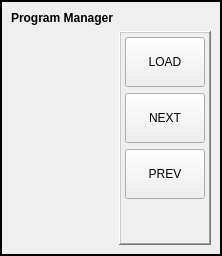
          <widget class="QWidget" name="loadPage">
           <layout class="QVBoxLayout" name="verticalLayout_12">
            <property name="leftMargin">
             <number>0</number>
            </property>
            <property name="topMargin">
             <number>0</number>
            </property>
            <property name="rightMargin">
             <number>0</number>
            </property>
            <property name="bottomMargin">
             <number>0</number>
            </property>
            <item>
             <widget class="ScreenOptions" name="screen_options">
              <property name="focusOverlay_option" stdset="0">
               <bool>true</bool>
              </property>
              <property name="entryDialog_option" stdset="0">
               <bool>true</bool>
              </property>
              <property name="toolDialog_option" stdset="0">
               <bool>true</bool>
              </property>
              <property name="fileDialog_option" stdset="0">
               <bool>true</bool>
              </property>
              <property name="versaProbeDialog_option" stdset="0">
               <bool>false</bool>
              </property>
              <property name="macroTabDialog_option" stdset="0">
               <bool>false</bool>
              </property>
              <property name="camViewDialog_option" stdset="0">
               <bool>true</bool>
              </property>
              <property name="toolOffsetDialog_option" stdset="0">
               <bool>true</bool>
              </property>
              <property name="originOffsetDialog_option" stdset="0">
               <bool>true</bool>
              </property>
              <property name="calculatorDialog_option" stdset="0">
               <bool>true</bool>
              </property>
              <property name="machineLogDialog_option" stdset="0">
               <bool>true</bool>
              </property>
              <property name="runFromLineDialog_option" stdset="0">
               <bool>true</bool>
              </property>
              <layout class="QVBoxLayout" name="verticalLayout_15">
               <property name="spacing">
                <number>0</number>
               </property>
               <property name="leftMargin">
                <number>0</number>
               </property>
               <property name="topMargin">
                <number>0</number>
               </property>
               <property name="rightMargin">
                <number>0</number>
               </property>
               <property name="bottomMargin">
                <number>0</number>
               </property>
               <item>
                <widget class="QFrame" name="frame_11">
                 <property name="frameShape">
                  <enum>QFrame::WinPanel</enum>
                 </property>
                 <property name="frameShadow">
                  <enum>QFrame::Plain</enum>
                 </property>
                 <layout class="QGridLayout" name="gridLayout_3">
                  <item row="0" column="0">
                   <widget class="QLabel" name="label_21">
                    <property name="text">
                     <string>&lt;html&gt;&lt;head/&gt;&lt;body&gt;&lt;p&gt;&lt;span style=&quot; font-weight:600;&quot;&gt;Program Manager&lt;/span&gt;&lt;/p&gt;&lt;/body&gt;&lt;/html&gt;</string>
                    </property>
                   </widget>
                  </item>
                  <item row="1" column="0">
                   <widget class="FileManager" name="filemanager">
                    <property name="sizePolicy">
                     <sizepolicy hsizetype="Preferred" vsizetype="Preferred">
                      <horstretch>0</horstretch>
                      <verstretch>0</verstretch>
                     </sizepolicy>
                    </property>
                    <property name="minimumSize">
                     <size>
                      <width>0</width>
                      <height>0</height>
                     </size>
                    </property>
                   </widget>
                  </item>
                  <item row="1" column="1">
                   <widget class="QFrame" name="frm_filemanager">
                    <property name="sizePolicy">
                     <sizepolicy hsizetype="Fixed" vsizetype="Preferred">
                      <horstretch>0</horstretch>
                      <verstretch>0</verstretch>
                     </sizepolicy>
                    </property>
                    <property name="minimumSize">
                     <size>
                      <width>92</width>
                      <height>0</height>
                     </size>
                    </property>
                    <property name="frameShape">
                     <enum>QFrame::WinPanel</enum>
                    </property>
                    <property name="frameShadow">
                     <enum>QFrame::Raised</enum>
                    </property>
                    <layout class="QGridLayout" name="gridLayout_11">
                     <property name="leftMargin">
                      <number>4</number>
                     </property>
                     <property name="topMargin">
                      <number>4</number>
                     </property>
                     <property name="rightMargin">
                      <number>4</number>
                     </property>
                     <property name="bottomMargin">
                      <number>4</number>
                     </property>
                     <item row="3" column="0">
                      <spacer name="verticalSpacer_13">
                       <property name="orientation">
                        <enum>Qt::Vertical</enum>
                       </property>
                       <property name="sizeHint" stdset="0">
                        <size>
                         <width>20</width>
                         <height>40</height>
                        </size>
                       </property>
                      </spacer>
                     </item>
                     <item row="0" column="0">
                      <widget class="PushButton" name="btn_file_load">
                       <property name="sizePolicy">
                        <sizepolicy hsizetype="Fixed" vsizetype="Fixed">
                         <horstretch>0</horstretch>
                         <verstretch>0</verstretch>
                        </sizepolicy>
                       </property>
                       <property name="minimumSize">
                        <size>
                         <width>80</width>
                         <height>50</height>
                        </size>
                       </property>
                       <property name="maximumSize">
                        <size>
                         <width>80</width>
                         <height>50</height>
                        </size>
                       </property>
                       <property name="text">
                        <string>LOAD</string>
                       </property>
                       <property name="python_command_option" stdset="0">
                        <bool>true</bool>
                       </property>
                       <property name="true_python_cmd_string" stdset="0">
                        <string>INSTANCE.filemanager.load()</string>
                       </property>
                       <property name="false_python_cmd_string" stdset="0">
                        <string/>
                       </property>
                      </widget>
                     </item>
                     <item row="1" column="0">
                      <widget class="PushButton" name="btn_file_next">
                       <property name="sizePolicy">
                        <sizepolicy hsizetype="Fixed" vsizetype="Fixed">
                         <horstretch>0</horstretch>
                         <verstretch>0</verstretch>
                        </sizepolicy>
                       </property>
                       <property name="minimumSize">
                        <size>
                         <width>80</width>
                         <height>50</height>
                        </size>
                       </property>
                       <property name="maximumSize">
                        <size>
                         <width>80</width>
                         <height>50</height>
                        </size>
                       </property>
                       <property name="text">
                        <string>NEXT</string>
                       </property>
                       <property name="python_command_option" stdset="0">
                        <bool>true</bool>
                       </property>
                       <property name="true_python_cmd_string" stdset="0">
                        <string>INSTANCE.filemanager.down()</string>
                       </property>
                       <property name="false_python_cmd_string" stdset="0">
                        <string/>
                       </property>
                      </widget>
                     </item>
                     <item row="2" column="0">
                      <widget class="PushButton" name="btn_file_prev">
                       <property name="sizePolicy">
                        <sizepolicy hsizetype="Fixed" vsizetype="Fixed">
                         <horstretch>0</horstretch>
                         <verstretch>0</verstretch>
                        </sizepolicy>
                       </property>
                       <property name="minimumSize">
                        <size>
                         <width>80</width>
                         <height>50</height>
                        </size>
                       </property>
                       <property name="maximumSize">
                        <size>
                         <width>80</width>
                         <height>50</height>
                        </size>
                       </property>
                       <property name="text">
                        <string>PREV</string>
                       </property>
                       <property name="python_command_option" stdset="0">
                        <bool>true</bool>
                       </property>
                       <property name="true_python_cmd_string" stdset="0">
                        <string>INSTANCE.filemanager.up()</string>
                       </property>
                       <property name="false_python_cmd_string" stdset="0">
                        <string/>
                       </property>
                      </widget>
                     </item>
                    </layout>
                   </widget>
                  </item>
                 </layout>
                </widget>
               </item>
              </layout>
             </widget>
            </item>
           </layout>
          </widget>
